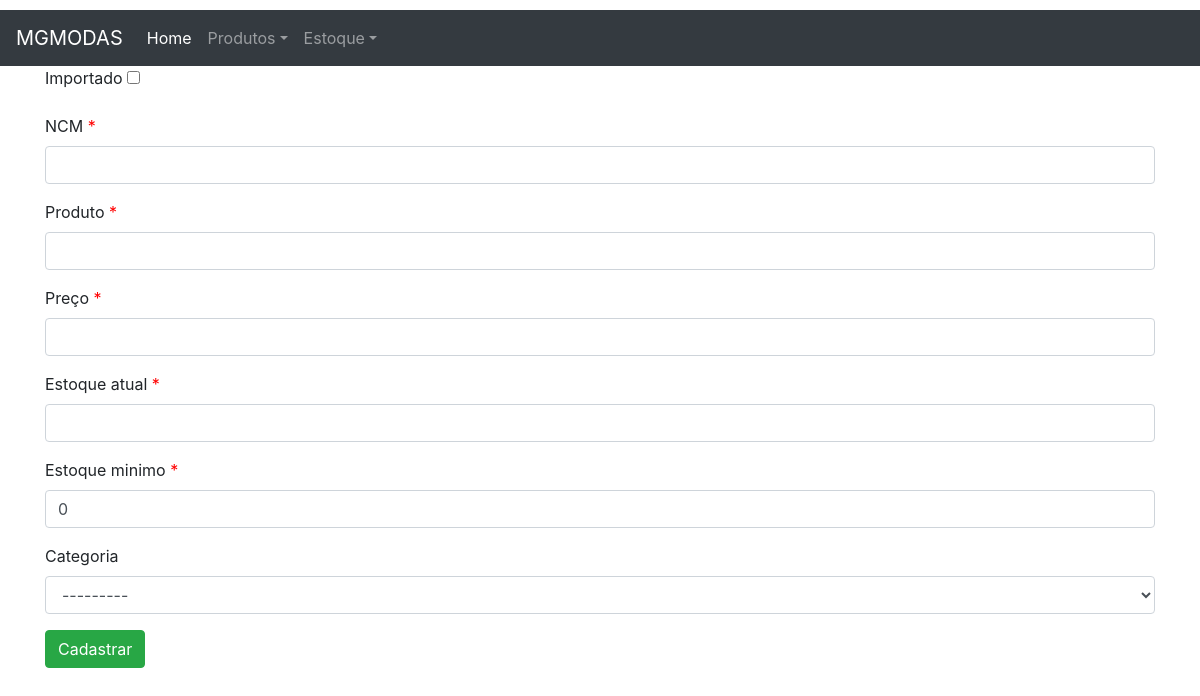
Before: /produto/add/ with the older database file.
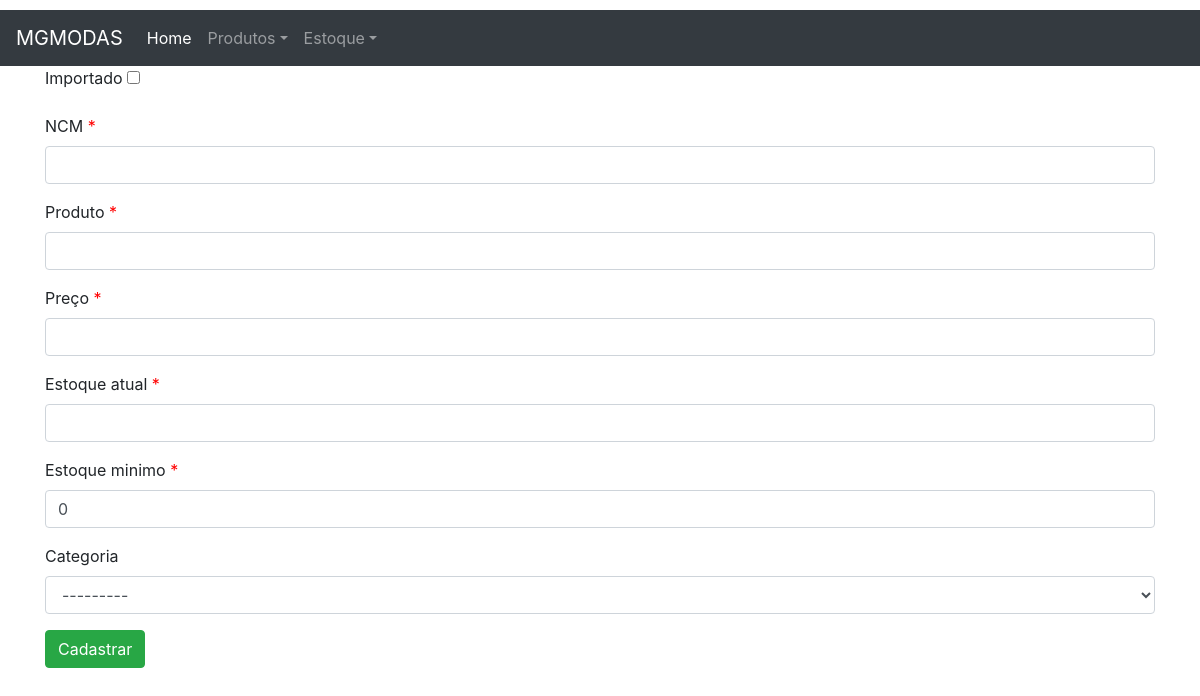
After: the same page with the newer database file.
### produto/models.py (models this page shows)
class Categoria(models.Model):
    categoria = models.CharField('Categoria',max_length=100, unique=True)
    class Meta:
        ordering = ('categoria',)
    def __str__(self):
        return self.categoria

### produto/views.py (the view)
# urls.py: path('add/', v.ProdutoCreate.as_view(), name='produto_add'),
class ProdutoCreate(CreateView):
    model = Produto
    template_name = 'produto_form.html'
    form_class = ProdutoForm

### produto/forms.py
class ProdutoForm(forms.ModelForm):
    class Meta:
        model = Produto
        fields = '__all__'

### produto/templates/produto_form.html (shortened to what this page needs)
{% extends "base.html" %}
{% load widget_tweaks %}
{%block content%}
<form method="POST" novalidate>
    {% for field in form.visible_fields %}
        <div class="form-group{%if field.errors%} has-error {%endif%}">
                <label for="{{ field.id_for_label }}">
                    {% if field.field.required %}
                        <span class="required">{{ field.label }} </span>
                    {%else %}
                       {{ field.label }}
                    {%endif%}
                </label>
            {% render_field field class="form-control" %}
        </div>
    {%endfor%}
    <button type="submit" class="btn btn-success">Cadastrar</button>
</form>
{%endblock content%}

Changed rows visible on the page:
added Categoria: categoria "---------"
